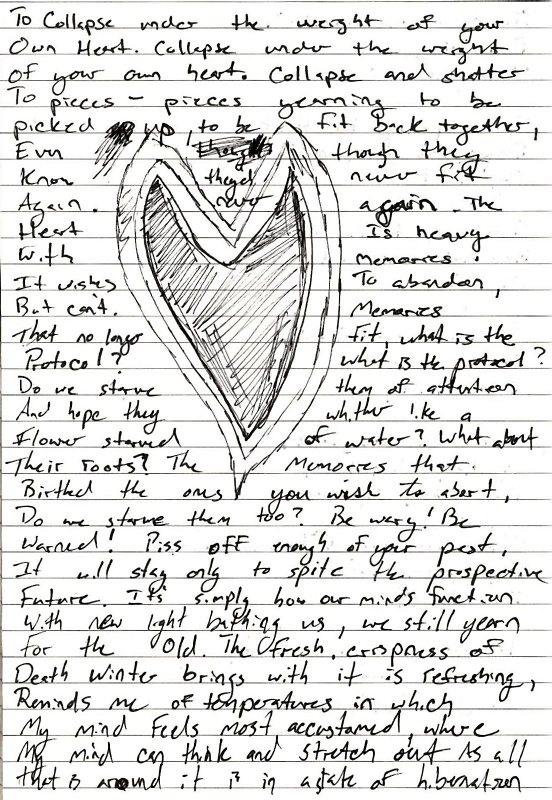
#> input picture images/cleaned/diary20.jpg, 1103 x 1600 px (shown at 1/2 size)
$ python -i segment.py   (imports and definitions only)
#> lines starting #> are read from the running program, lines starting #| are printed output that depends on the picture
#!/usr/bin/env python3
"""Segment a scan of ruled-paper handwriting into rows, words and ink glyphs.

Stdlib + Pillow only (no numpy).  Pipeline, all on one page image:

  1. fit_skew      the ruled lines run at a small angle; a vertical shear
                   (Y = y - s*x + pad) that maximises the variance of the
                   row-mean profile makes them horizontal.  Rule centres are the
                   sharp dips of that profile (fit_rules).
  2. binarise      ink = sheared grey < T.  T is the Otsu split of the page
                   histogram taken outside the rule bands (otsu_threshold).
  3. strip_rules   rule pixels (band of +-rule_half rows around each rule centre)
                   are erased only where there is no ink `probe` rows above AND
                   below in the 3 neighbouring columns, so strokes that cross a
                   rule are left whole.
  4. label         8-connected components (pure-python flood fill) with area,
                   sheared-frame box and original-frame y extent.
  5. assign_rows   each component goes to the rule row whose band holds its
                   ink-mass centroid (band = rule centre - P + beta .. + beta,
                   P = rule period, beta = descender allowance).  This only
                   decides WHICH rule rows carry text (>= min_ink ink px); it is
                   the "before" of step 5b.
  5b. partition    adjacent handwritten lines overlap vertically (descenders of
                   line N touch ascenders of line N+1), so 8-connected components
                   merge across rows and a centroid hands whole strokes to the
                   wrong line.  partition() replaces the centroid ownership: one
                   seam per adjacent text-line pair (a min-cost path, one boundary
                   row per column, found by dynamic programming over the sheared
                   ink mask; cost = 8-neighbour ink-ink adjacencies the seam
                   separates + a straightness term + a centring tie-break).  Every
                   ink pixel belongs to exactly one line; components are relabelled
                   inside each line.  The region of a line is the closed polygon
                   between its two seams (region_polygon).  Optional author
                   waypoints (hard constraints, data not code) override the seam.
  6. glyphs        per row: drop specks, merge small marks (dots) into a host
                   component they sit over/under, merge near-touching or nested
                   fragments.  A glyph is an ink component group, NOT a letter.
  7. words         per row: gaps between glyph x-extents; a gap that passes the
                   chosen rule splits a word (rule "fixed:K" = gap >= K*xh,
                   rule "ratio" = largest relative jump among the line's gaps
                   between a floor and a ceiling).

Seam parameters (SEAM_PARAMS) were fixed after looking at the 22 lines of the one page
this was built on: they are in-sample, not validated on held-out pages.

All reported boxes are [x0, y0, x1, y1] integer pixels in the ORIGINAL page
frame (x1, y1 exclusive).  Analysis runs in the sheared frame; boxes are mapped
back by the inverse shear, so they carry roughly +-1 px resampling error.

Library use: see segment_page().  CLI (writes JSON for one page, optional
overlay PNGs):  segment.py PAGE.jpg --out rows.json [--thresh T] [--gap ratio]
"""
import json
import math
import sys
from PIL import Image, ImageDraw


# ---------------------------------------------------------------- shear / rules

def shear(img, s):
    """Return (sheared L image, pad).  Sheared Y = y - s*x + pad."""
    w, h = img.size
    pad = int(abs(s) * w) + 3
    out = img.transform((w, h + 2 * pad), Image.AFFINE, (1, 0, 0, s, 1, -pad),
                        Image.BILINEAR, fillcolor=255)
    return out, pad


def row_means(img):
    w, h = img.size
    return list(img.resize((1, h), Image.BOX).get_flattened_data()) \
        if hasattr(img, "get_flattened_data") else list(img.resize((1, h), Image.BOX).getdata())


def fit_skew(gray, lo=-0.01, hi=0.04):
    """Slope s (dy/dx of the ruled lines) by maximising row-profile variance."""
    def score(s):
        m = row_means(shear(gray, s)[0])
        mu = sum(m) / len(m)
        return sum((v - mu) ** 2 for v in m) / len(m)
    n = int(round((hi - lo) / 0.002))
    best = max((score(lo + i * 0.002), lo + i * 0.002) for i in range(n + 1))[1]
    best = max((score(best + k * 0.0001), best + k * 0.0001) for k in range(-20, 21, 2))[1]
    return best


def fit_rules(gray, s, min_depth=40.0):
    """Rule centres (sheared Y, sub-pixel), the period, and the sheared image/pad."""
    sh, pad = shear(gray, s)
    m = row_means(sh)
    n = len(m)
    d = [0.0] * n
    for y in range(9, n - 9):
        d[y] = (sum(m[y - 8:y - 3]) + sum(m[y + 4:y + 9])) / 10.0 - m[y]
    cen = []
    for y in range(9, n - 9):
        if d[y] >= min_depth and d[y] >= max(d[y - 4:y + 5]):
            ws = [(max(d[k], 0.0), k) for k in range(y - 3, y + 4)]
            tw = sum(w for w, _ in ws)
            cen.append(sum(w * k for w, k in ws) / tw)
    gaps = sorted(cen[i + 1] - cen[i] for i in range(len(cen) - 1))
    period = gaps[len(gaps) // 2] if gaps else 58.0
    return cen, period, sh, pad


def otsu_threshold(img, skip_rows):
    """Otsu split of grey values, ignoring rows in skip_rows (a set)."""
    w, h = img.size
    hist = [0] * 256
    for y in range(h):
        if y in skip_rows:
            continue
        for v, c in enumerate(img.crop((0, y, w, y + 1)).histogram()):
            hist[v] += c
    tot = sum(hist)
    sm = sum(i * c for i, c in enumerate(hist))
    wb = sb = 0
    best = (-1.0, 128)
    for t in range(256):
        wb += hist[t]
        if not wb:
            continue
        wf = tot - wb
        if not wf:
            break
        sb += t * hist[t]
        mb, mf = sb / wb, (sm - sb) / wf
        var = wb * wf * (mb - mf) ** 2
        if var > best[0]:
            best = (var, t)
    return best[1]


# ---------------------------------------------------------------- mask / components

def binarise(sh, thresh, rules, rule_half=2, probe=3):
    """Padded bytearray mask (stride W+2): 1 = ink, with rule bands stripped."""
    w, h = sh.size
    px = sh.tobytes()
    wp = w + 2
    mask = bytearray((h + 2) * wp)
    for y in range(h):
        row = px[y * w:(y + 1) * w]
        base = (y + 1) * wp + 1
        for x, v in enumerate(row):
            if v < thresh:
                mask[base + x] = 1
    removed = 0
    for c in rules:
        cy = int(round(c))
        up, dn = cy - rule_half - probe, cy + rule_half + probe
        if up < 1 or dn > h:
            continue
        ru, rd = (up + 1) * wp + 1, (dn + 1) * wp + 1
        # snapshot probes first so erasing a band never changes the test
        keep = [mask[ru + x - 1] | mask[ru + x] | mask[ru + x + 1] |
                mask[rd + x - 1] | mask[rd + x] | mask[rd + x + 1] for x in range(w)]
        for y in range(cy - rule_half, cy + rule_half + 1):
            b = (y + 1) * wp + 1
            for x in range(w):
                if mask[b + x] and not keep[x]:
                    mask[b + x] = 0
                    removed += 1
    return mask, removed


def label(mask, w, h, s, pad, owner=None, split=False):
    """8-connected components. Each: dict(n, x0, x1, Y0, Y1, sy, oy0, oy1).

    owner: optional padded bytearray (same layout as mask) of a line ordinal per pixel.
    split=False: neighbours connect only when their owners are equal (relabelling inside
    each line); each component then carries "owner".  split=True: connectivity ignores the
    owner and each component carries "owners" (the sorted set of owners its pixels have)."""
    wp = w + 2
    seen = bytearray(len(mask))
    nb = (-1, 1, -wp, wp, -wp - 1, -wp + 1, wp - 1, wp + 1)
    comps = []
    for i in range(wp, len(mask) - wp):
        if not mask[i] or seen[i]:
            continue
        seen[i] = 1
        st = [i]
        n = sy = 0
        x0 = y0 = 1 << 30
        x1 = y1 = -1
        oy0, oy1 = 1e9, -1e9
        ow = owner[i] if owner is not None else None
        ows = {ow} if (owner is not None and split) else None
        link = owner is not None and not split
        while st:
            p = st.pop()
            y, x = divmod(p, wp)
            y -= 1
            x -= 1
            n += 1
            sy += y
            if x < x0: x0 = x
            if x > x1: x1 = x
            if y < y0: y0 = y
            if y > y1: y1 = y
            oy = y - pad + s * x
            if oy < oy0: oy0 = oy
            if oy > oy1: oy1 = oy
            for o in nb:
                q = p + o
                if mask[q] and not seen[q]:
                    if link and owner[q] != ow:
                        continue
                    seen[q] = 1
                    if ows is not None:
                        ows.add(owner[q])
                    st.append(q)
        c = {"n": n, "x0": x0, "x1": x1 + 1, "Y0": y0, "Y1": y1 + 1,
             "sy": sy / n, "oy0": oy0, "oy1": oy1 + 1}
        if link:
            c["owner"] = ow
        if ows is not None:
            c["owners"] = sorted(ows)
        comps.append(c)
    return comps


# ---------------------------------------------------------------- rows, glyphs, words

def assign_rows(comps, rules, period, beta):
    """Row index per component. Returns {row: [comps]}.

    Ink-mass centroid: row k owns centroids up to rules[k] + beta.  (A tried
    correction that pulled tall components up by their top edge merged adjacent
    lines in tightly written stanzas and was removed.)
    """
    rows = {}
    for c in comps:
        k = None
        for i, r in enumerate(rules):
            if c["sy"] <= r + beta:
                k = i
                break
        if k is None:
            k = len(rules) - 1
        c["row"] = k
        c["tall"] = (c["Y1"] - c["Y0"]) > 0.95 * period
        rows.setdefault(k, []).append(c)
    return rows


# [136 lines left out: functions _union, glyphs_for_row, words_for_row, obox, iou, not called in this run]


# ---------------------------------------------------------------- seam partition

# Fixed after looking at the 22 lines of diary1 (in-sample; see README.md / DATA.md).
#  step          max change of the seam row between adjacent columns (px)
#  straightness  cost per px of that change
#  centring      tie-break cost per px away from the middle of the band
#  descender_xh  band depth below the upper baseline, in x-heights; 1.6 * 23.68 = 37.9 px is
#                just above the deepest single-line descender measured on diary1 (35.8 px)
#  ascender_px   highest ascender above the baseline measured on diary1 (53.7 px); only used
#                to widen the band across an empty ruled row
#  body_bottom   the band starts this many rows below the upper rule centre (measured median)
SEAM_PARAMS = {"step": 6, "straightness": 0.05, "centring": 0.002, "descender_xh": 1.6,
               "ascender_px": 53.7, "body_bottom": 1}
BIG = 1e6


# [88 lines left out: functions _window_cols, seam_dp, not called in this run]


def text_rows_of(rows, min_ink=400):
    """Rule rows that carry text: >= min_ink ink pixels under the centroid assignment."""
    return [k for k in sorted(rows) if sum(c["n"] for c in rows[k]) >= min_ink]


# [168 lines left out: functions seam_band, forced_windows, owner_array, cut_pairs, cluster_sites, partition and 1 more, not called in this run]


# ---------------------------------------------------------------- driver

def prepare(page_path, thresh=None, xh=22.4, beta_frac=0.3):
    """Load a page and return the shared analysis state (ink components per row)."""
#> called with page_path = '../../images/cleaned/diary20.jpg', xh = 22.4, beta_frac = 0.3
    gray = Image.open(page_path).convert("L")
    w, h = gray.size
    s = fit_skew(gray)
#> in row_means, `w, h = img.size`: w = 1103; h = 1628
#> in score, `m = row_means(shear(gray, s)[0])`: m = 1628 values, max 255 at index 0, min 177 at index 1223, mean 222.2
#> in score, `mu = sum(m) / len(m)`: mu = 222.2
#> in shear (call 21), `pad = int(abs(s) * w) + 3`: pad = 36
#> in shear (call 21), `out = img.transform((w, h + 2 * pad), Image.AFFINE, (1, 0, 0, s, 1, -p..`:
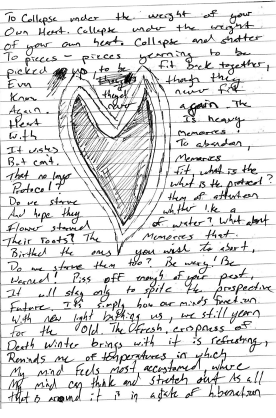
#> out: PIL image 1103x1672 L (shown at 1/4 size); min 0, max 255, mean 223.1
#> in shear (call 22), `pad = int(abs(s) * w) + 3`: pad = 38
#> in shear (call 22), `out = img.transform((w, h + 2 * pad), Image.AFFINE, (1, 0, 0, s, 1, -p..`:
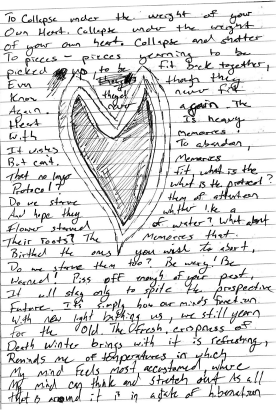
#> out: PIL image 1103x1676 L (shown at 1/4 size); min 0, max 255, mean 223.1
#> in shear (call 23), `pad = int(abs(s) * w) + 3`: pad = 40
#> in shear (call 23), `out = img.transform((w, h + 2 * pad), Image.AFFINE, (1, 0, 0, s, 1, -p..`:
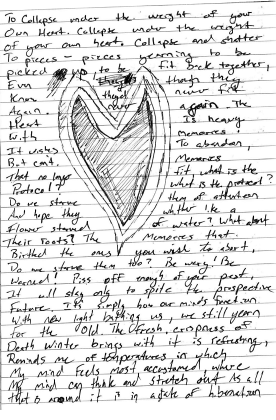
#> out: PIL image 1103x1680 L (shown at 1/4 size); min 0, max 255, mean 223.2
#> in shear (call 24), `pad = int(abs(s) * w) + 3`: pad = 42
#> in shear (call 24), `out = img.transform((w, h + 2 * pad), Image.AFFINE, (1, 0, 0, s, 1, -p..`:
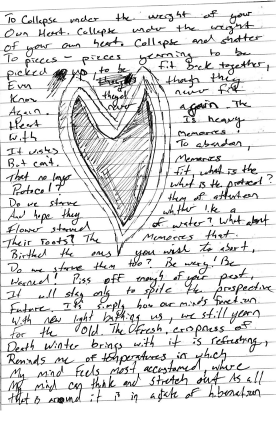
#> out: PIL image 1103x1684 L (shown at 1/4 size); min 0, max 255, mean 223.3
#> in shear (call 25), `pad = int(abs(s) * w) + 3`: pad = 44
#> in shear (call 25), `out = img.transform((w, h + 2 * pad), Image.AFFINE, (1, 0, 0, s, 1, -p..`:
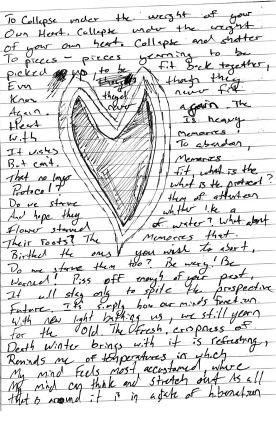
#> out: PIL image 1103x1688 L (shown at 1/4 size); min 0, max 255, mean 223.4
#> in shear (call 26), `pad = int(abs(s) * w) + 3`: pad = 47
#> in shear (call 26), `out = img.transform((w, h + 2 * pad), Image.AFFINE, (1, 0, 0, s, 1, -p..`:
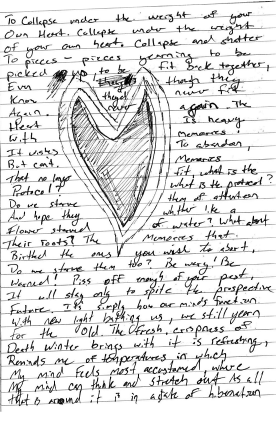
#> out: PIL image 1103x1694 L (shown at 1/4 size); min 0, max 255, mean 223.5
#> in fit_skew, `best = max((score(lo + i * 0.002), lo + i * 0.002) for i in range(n + ..`: best = 0
#> in shear (call 28), `pad = int(abs(s) * w) + 3`: pad = 4
#> in shear (call 28), `out = img.transform((w, h + 2 * pad), Image.AFFINE, (1, 0, 0, s, 1, -p..`:
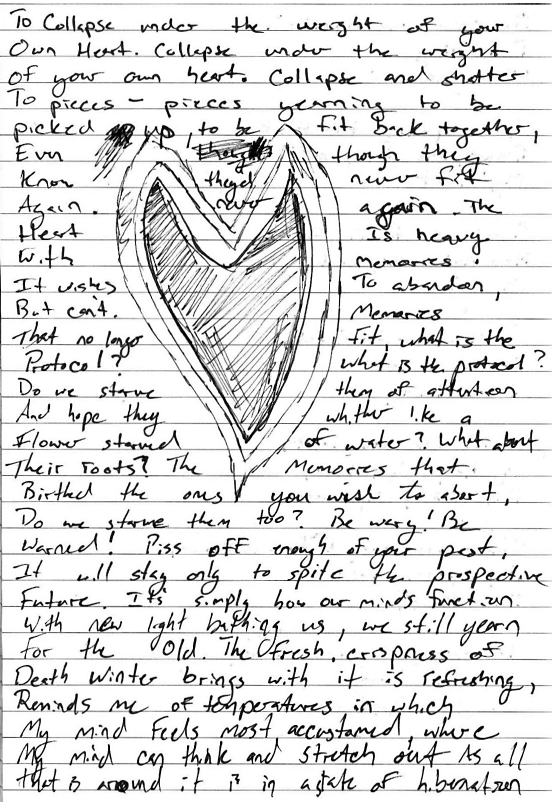
#> out: PIL image 1103x1608 L (shown at 1/2 size); min 0, max 255, mean 221.8
#> s = 0
    rules, period, sh, pad = fit_rules(gray, s)
#> in fit_rules, `sh, pad = shear(gray, s)`: pad = 3
#> in fit_rules, `m = row_means(sh)`: m = 1606 values, max 255 at index 0, min 100 at index 1263, mean 222.1
#> in fit_rules, `n = len(m)`: n = 1606
#> in fit_rules, `d = [0.0] * n`: d = 1606 values from 0 to 0
#> after the loop in fit_rules, `for y in range(9, n - 9):`: d = 1606 values, max 130.9 at index 1263, min -38.4 at index 1111, mean -0.0846
#> the loop in fit_rules, `for y in range(9, n - 9):` made 1588 passes
#> tw on passes 50, 103, 155, 207, 260, 313, 365, 417: 261.2, 215.9, 227, 271.8, 227.6, 222.5, 224.8, 238.8
#> after the loop in fit_rules, `for y in range(9, n - 9):`: cen = 30 values from 58.27 to 1577.8
#> in fit_rules, `gaps = sorted(cen[i + 1] - cen[i] for i in range(len(cen) - 1))`: gaps = 29 values from 51.9 to 52.85
#> in fit_rules, `period = gaps[len(gaps) // 2] if gaps else 58.0`: period = 52.37
#> rules = 30 values from 58.27 to 1577.8; period = 52.37; pad = 3
    skip = set()
    for r in rules:
        for y in range(int(r) - 3, int(r) + 4):
            skip.add(y)
#> this loop made 30 passes
#> r on passes 1 to 8: 58.27, 110.5, 163.3, 215.2, 267.8, 320.6, 372.8, 425.4
#> after the loop, skip = 210 items
    t = thresh if thresh is not None else otsu_threshold(sh, skip)
    mask, removed = binarise(sh, t, rules)
#> the loop in binarise, `for c in rules:` made 30 passes
    comps = label(mask, w, sh.size[1], s, pad)
    beta = beta_frac * period
    rows = assign_rows(comps, rules, period, beta)
    return {"size": (w, h), "slope": s, "pad": pad, "rules": rules, "period": period,
            "thresh": t, "rule_px_removed": removed, "comps": comps, "rows": rows, "beta": beta,
            "mask": mask, "Hs": sh.size[1]}


# [67 lines left out: functions segment_rows, draw_overlay, main, not called in this run]


# [2 lines not run here, left out]

>>> result = prepare('../../images/cleaned/diary20.jpg')

$ run again, on images/cleaned/diary29.jpg
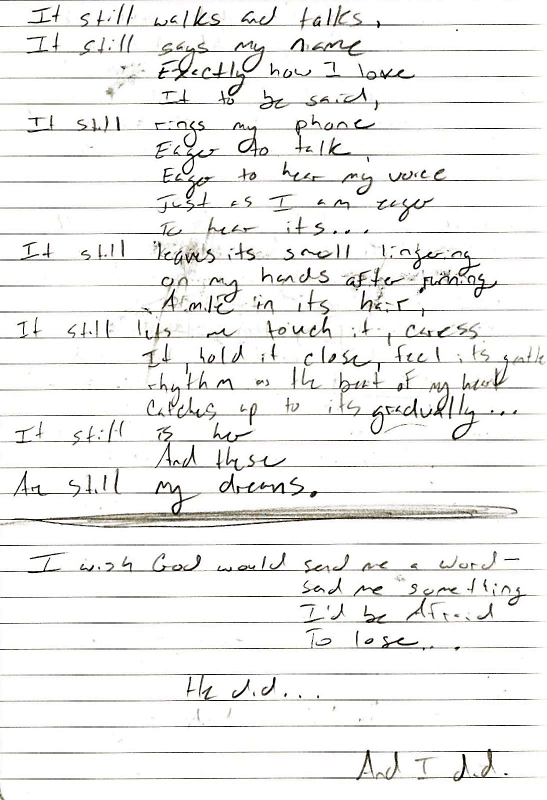
#> input picture images/cleaned/diary29.jpg, 1094 x 1600 px (shown at 1/2 size)
#> in row_means, `w, h = img.size`: w = 1094; h = 1626
#> in score, `m = row_means(shear(gray, s)[0])`: m = 1626 values, max 255 at index 0, min 127 at index 1056, mean 239.6
#> mu = 239.6
#> out: PIL image 1094x1622 L
#> out: PIL image 1094x1618 L
#> out: PIL image 1094x1614 L
#> out: PIL image 1094x1610 L
#> out: PIL image 1094x1606 L
#> out: PIL image 1094x1610 L
#> out: PIL image 1094x1614 L
#> out: PIL image 1094x1618 L
#> out: PIL image 1094x1622 L
#> out: PIL image 1094x1626 L
#> out: PIL image 1094x1632 L
#> out: PIL image 1094x1636 L
#> out: PIL image 1094x1640 L
#> out: PIL image 1094x1644 L
#> out: PIL image 1094x1648 L
#> out: PIL image 1094x1654 L
#> out: PIL image 1094x1658 L
#> out: PIL image 1094x1662 L
#> out: PIL image 1094x1666 L
#> out: PIL image 1094x1670 L
#> out: PIL image 1094x1676 L
#> out: PIL image 1094x1680 L
#> out: PIL image 1094x1684 L
#> out: PIL image 1094x1688 L
#> in shear (call 26), `pad = int(abs(s) * w) + 3`: pad = 46
#> in shear (call 26), `out = img.transform((w, h + 2 * pad), Image.AFFINE, (1, 0, 0, s, 1, -p..`:
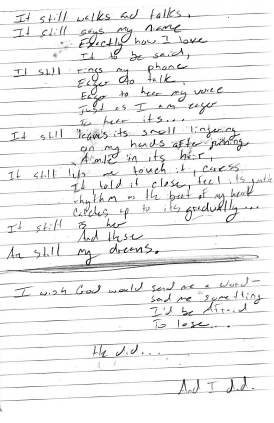
#> out: PIL image 1094x1692 L (shown at 1/4 size); min 0, max 255, mean 240.2
#> in fit_skew, `best = max((score(lo + i * 0.002), lo + i * 0.002) for i in range(n + ..`: best = -0.004
#> out: PIL image 1094x1618 L
#> out: PIL image 1094x1616 L
#> out: PIL image 1094x1614 L
#> in shear (call 39), `pad = int(abs(s) * w) + 3`: pad = 6
#> in shear (call 39), `out = img.transform((w, h + 2 * pad), Image.AFFINE, (1, 0, 0, s, 1, -p..`:
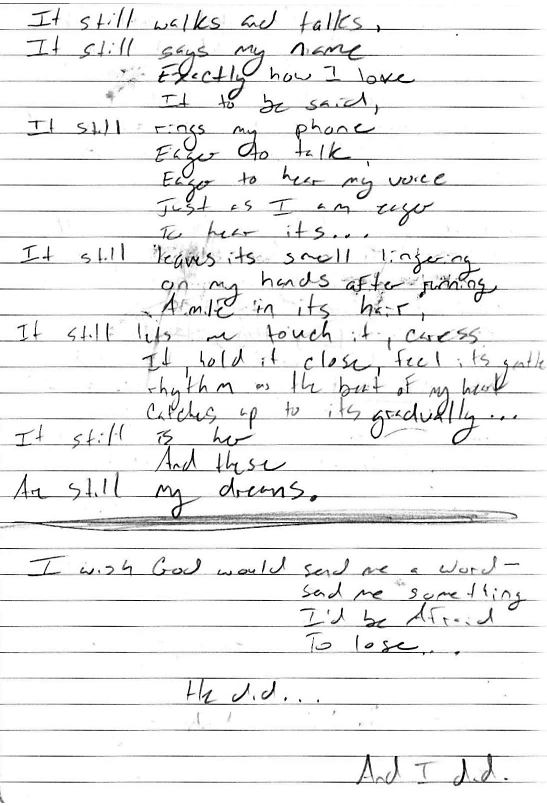
#> out: PIL image 1094x1612 L (shown at 1/2 size); min 0, max 255, mean 239.5
#> in fit_skew, `best = max((score(best + k * 0.0001), best + k * 0.0001) for k in rang..`: best = -0.0032
#> in fit_rules, `sh, pad = shear(gray, s)`: pad = 6
#> in fit_rules, `m = row_means(sh)`: m = 1612 values, max 255 at index 0, min 69 at index 1044, mean 239.5
#> n = 1612
#> in fit_rules, `d = [0.0] * n`: d = 1612 values from 0 to 0
#> after the loop in fit_rules, `for y in range(9, n - 9):`: d = 1612 values, max 142.7 at index 1460, min -46.4 at index 1051, mean -0.0121
#> the loop in fit_rules, `for y in range(9, n - 9):` made 1594 passes
#> tw on passes 50, 102, 154, 206, 258, 310, 362, 414: 287.9, 282.1, 302.4, 292.2, 312.3, 299.9, 278.2, 275.7
#> after the loop in fit_rules, `for y in range(9, n - 9):`: cen = 30 values from 57.88 to 1563.7
#> gaps = 29 values from 51.67 to 52.32
#> in fit_rules, `period = gaps[len(gaps) // 2] if gaps else 58.0`: period = 51.91
#> in prepare, `rules, period, sh, pad = fit_rules(gray, s)`: rules = 30 values from 57.88 to 1563.7; period = 51.91; pad = 6
#> the loop in prepare, `for r in rules:` made 30 passes
#> r on passes 1 to 8: 57.88, 109.7, 161.8, 213.6, 265.7, 317.7, 369.5, 421.7
#> after the loop in prepare, `for r in rules:`: skip = 210 items
#> the loop in binarise, `for c in rules:` made 30 passes
